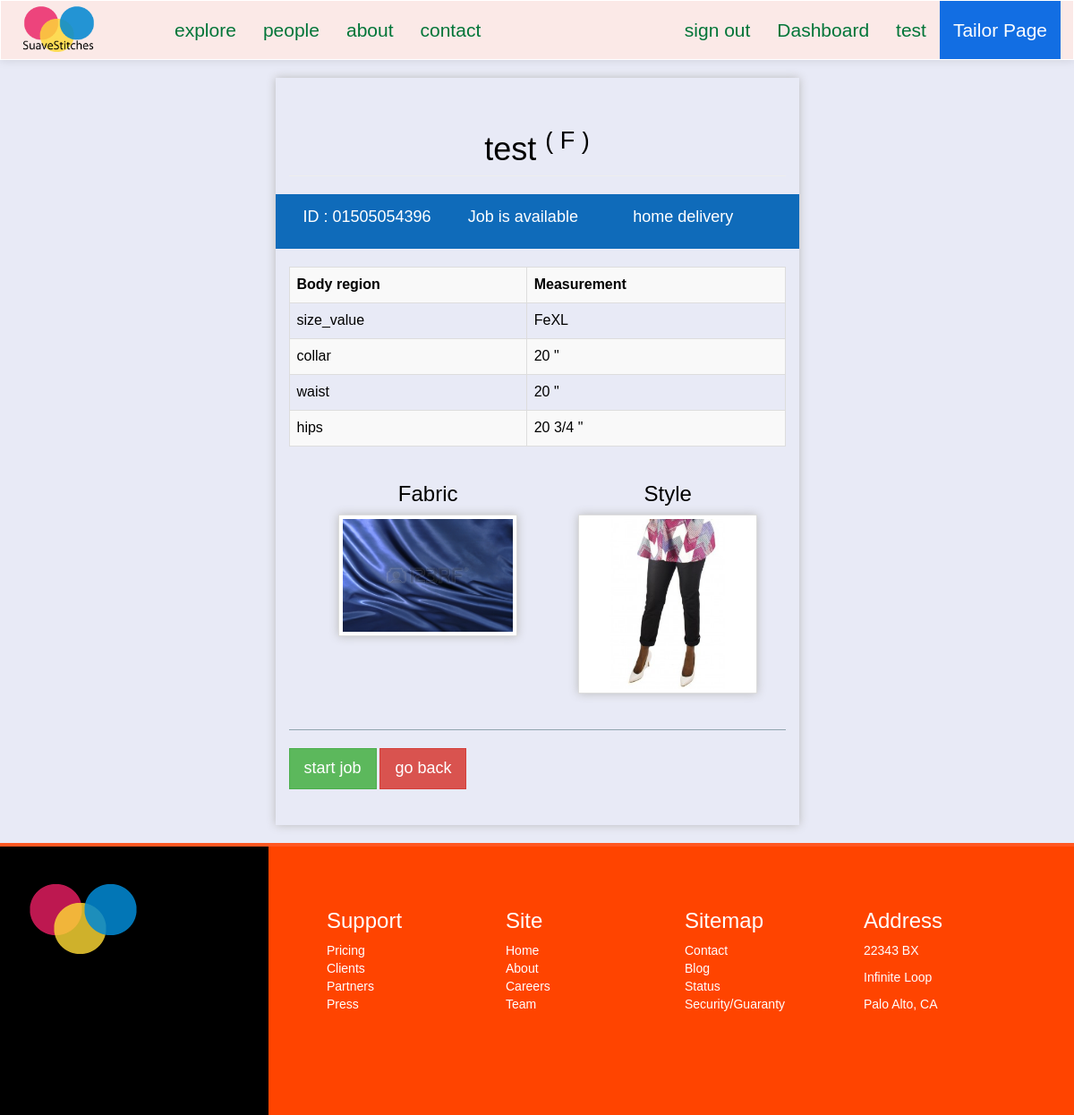
/suave/tailor/view/order/01505054396 (signed in), run on an earlier commit of the app's database.
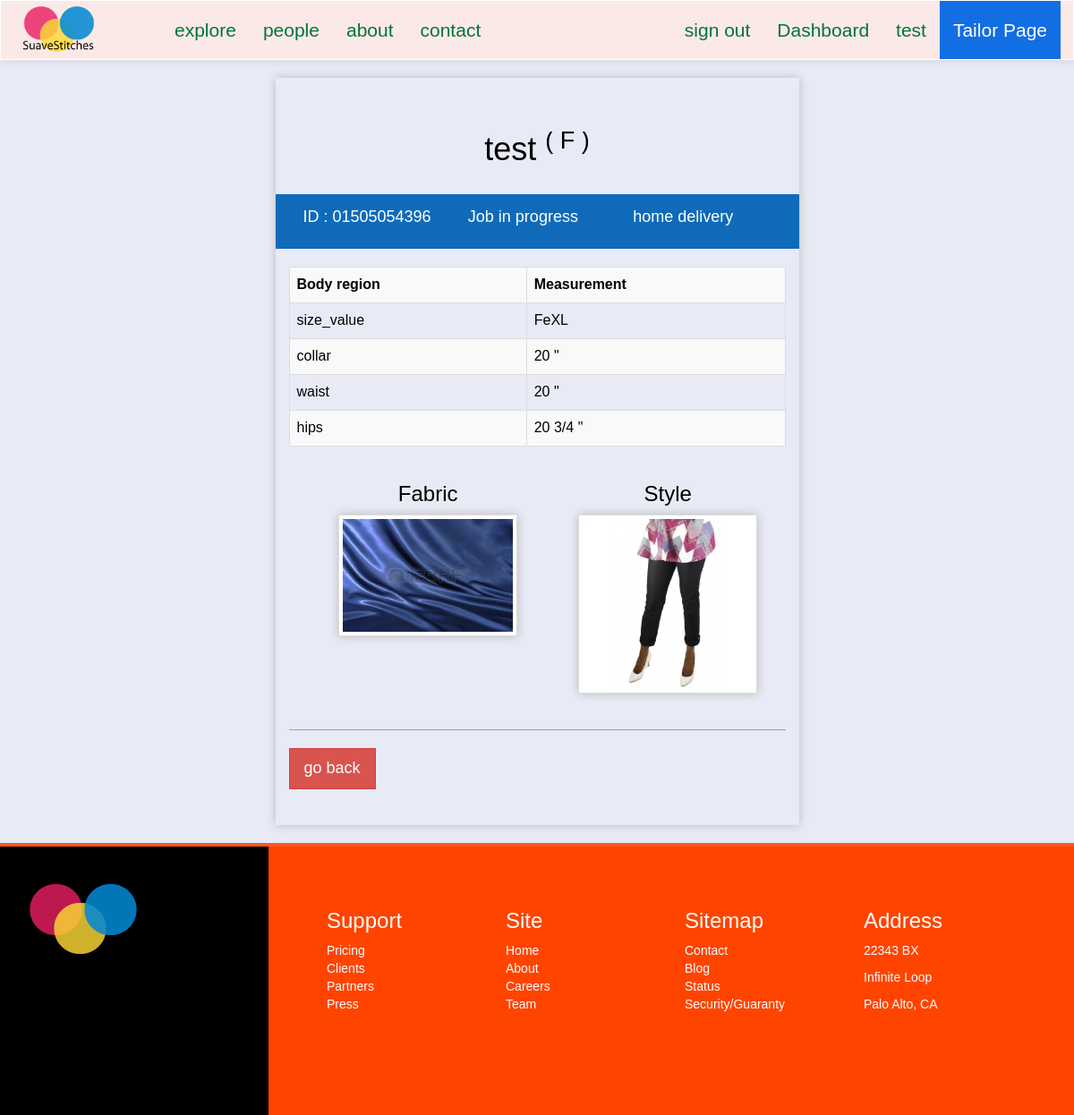
And on a later commit of the database.
### suave/views.py (the view)
# urls.py: url(r'^tailor/view/order/(?P<main_order_id>[\w\-]+)$', views.tailorOrderDetails, name='tailorOrderDetails'),
@login_required
def tailorOrderDetails(request, main_order_id):
	try:
		order = Order.objects.get(main_order_id=main_order_id)
	except Exception, e:
		return HttpResponse('can\'t do that %s' %main_order_id) # write better response
	context = {}
	context['title'] = 'Order details -- SuaveStitches Nigeria'
	context['tailorPage'] = True
	context['order'] = order
	context['fabric'] = Fabric.objects.get(id=order.fabric)
	context['style'] = Style.objects.get(id=order.style)
	context['size'] = serializers.serialize("python", SizeTable.objects.filter(id=order.sizetable.id))
	return render(request, 'i/tailor/order_details.html', context)

### suave/models.py (called while the page is built)
	def __str__(self):
		return self.user.username

### templates/i/tailor/order_details.html (shortened to what this page needs)
{% extends "i/layout/base.html" %}
{% block main_section %}
<div class="col-lg-6 col-lg-offset-3 tailor-order-details"><br>
	<h1 class="page-header">{{ order.client }} <sup>( {{ order.sex }} )</sup></h1>
	<div class="row alert" style="background:#0f6bba;color:#fff">
		<h4 class="col-xs-4">ID : {{ order.main_order_id }}</h4>
		{% if order.status == 'IN PROGRESS' %}
			<h4 class="col-xs-4 shake-element">Job in progress</h4>
		{% else %}
			<h4 class="col-xs-4 shake-element">Job is available</h4>
		{% endif %}
		<h4 class="col-xs-4">{{ order.delivery_option|lower }}</h4>
	</div>
		<table class="table table-striped table-hover table-bordered">
			<tr>
				<th>Body region</th>
				<th>Measurement</th>
			</tr>
{% for instance in size %}
	{% for field, value in instance.fields.items %}
		{% if value != None %}
			<tr>
				<td>{{ field }}</td>
				<td>{{ value }}</td>
			</tr>
		{% endif %}
	{% endfor %}
{% endfor %}
		</table>
		<div class="tailor-order-details-img">
			<div class="row">
				<div class="col-lg-5 col-lg-offset-1">
					<h3>Fabric</h3>
					<img src="/static/img/fabrics/{{ fabric.image_url }}" width="200" height="200" class="img-thumbnail">
				</div>
				<div class="col-lg-6">
					<h3>Style</h3>
					<img src="/static/img/styles/{{ style.image_url }}"   width="200" height="200" class="img-thumbnail">
				</div>
			</div>
		</div>
		<br>
		<div class="">
		<hr style="border-color:#90A4AE">
			{% if order.status != 'IN PROGRESS' %}
				<a href="{% url 'suave:tailorStartOrder' order.main_order_id %}" class="btn btn-success btn-lg">start job</a>
			{% endif %}
		<a href="{% url 'suave:tailorDashboard' %}" class="btn btn-danger btn-lg">go back</a>
		</div>
	<br><br>
</div>
{% endblock %}

What changed in the data, as far as the page shows it:
changed Order "home delivery": status "OPEN" → "IN PROGRESS" (drawn)
Also different on the page:
text no longer shown: "Job is available start job"
text now shown: "Job in progress"
